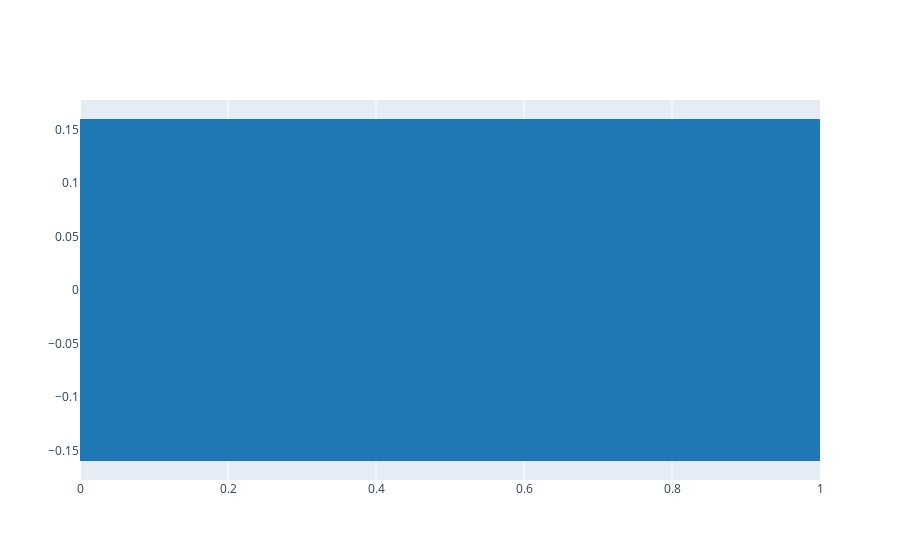

Notebook code cell kept with this figure:
### Markdown cell above
2.1. Define a complex exponential with the same parameters that those from Lab 1 (Ex 3.1) and plot the real part.

### Code cell
# Write the code here

A = 0.16
f0 = 440
T = 1/f0
phi = 0
fs = 44100
t = np.arange(0, 1, 1/fs)
x1 = A*np.cos(2*np.pi*f0*t + phi)

plot_signals([np.real(x1)], fs, name=['real part'])

### Figure 1 — Plotly figure (JSON) as saved in the notebook; plotly's stock layout.template omitted (floating-point values rounded to 4 significant figures; data arrays with more than 128 entries replaced by an {"elided": "..."} marker saying what was removed)
{"data": [{"line": {"color": "#1f77b4", "shape": "linear"}, "mode": "lines", "name": "real part", "type": "scatter", "x": {"elided": "44100 float values"}, "y": {"elided": "44100 float values"}}], "layout": {}}
